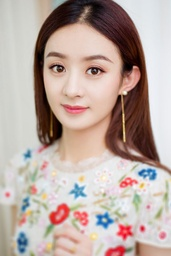
#> input picture 333.jpeg, 171 x 256 px, shrunk from 658 x 987 before the run
$ python num.py
#> lines starting #> are read from the running program, lines starting #| are printed output that depends on the picture
import numpy as np
import cv2
def distance (a,b):
    return np.sqrt(np.sum(np.square(a-b)))

img=cv2.imread("333.jpeg")
#> img is the input picture: shape (256, 171, 3); mean B, G, R 162, 169.1, 186.2
width=img.shape[1]
#> width = 171
height=img.shape[0]
#> height = 256
myimg=np.zeros([height,width,3])

white=np.array([255,255,255])
black=np.array([0,0,0])
gray=np.array([125,125,125])

for y in range(0,height-1):
    for x in range(0,width-1):
        current=img[y,x,:]
        right=img[y,x+1,:]
        bottom=img[y+1,x,:]
        if distance(current,right)>15 and distance(current,bottom)>15:
            myimg[y,x,:]=black
        elif distance(current,right)<15 and distance(current,bottom)<15:
            myimg[y, x, :] = white
        else:
            myimg[y, x, :] = gray
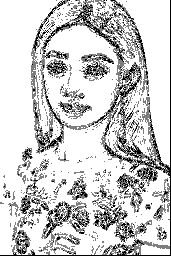
#> myimg: shape (256, 171, 3) float64; min 0, max 255, mean 204.7

cv2.imwrite("2.jpg",myimg)

$ run again, with 1.jpg copied over 333.jpeg
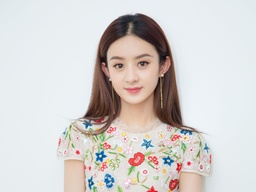
#> input picture 1.jpg, 256 x 192 px, shrunk from 3344 x 2504 before the run
#> img is the input picture: shape (192, 256, 3); mean B, G, R 206.5, 208.2, 211.8
#> after the loop `for y in range(0,height-1):`:
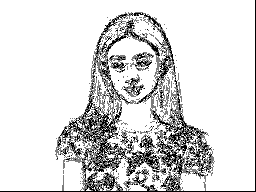
#> myimg: shape (192, 256, 3) float64; min 0, max 255, mean 217.2
